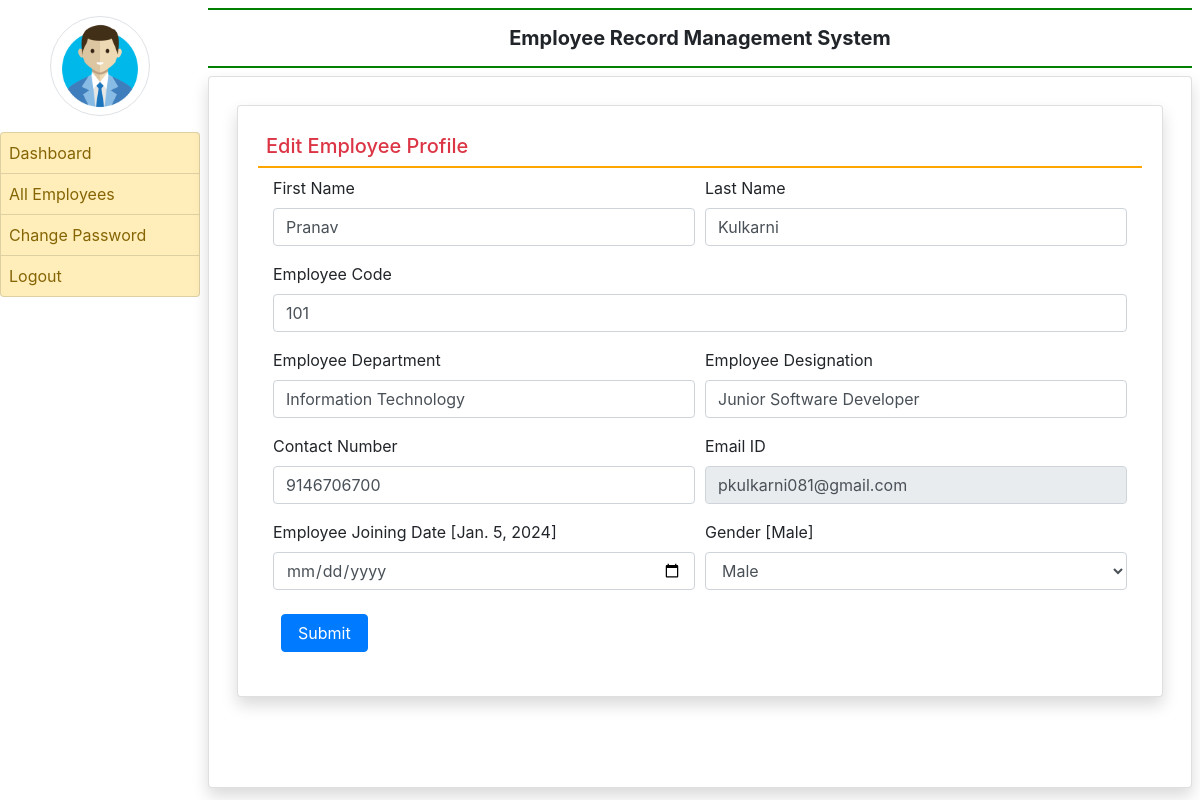
Screenshot of /edit_profile/8 (signed in) with the database file from the repository.
### employee/models.py (models this page shows, shortened)
class EmployeeDetail(models.Model):
    user = models.ForeignKey(User, on_delete=models.CASCADE, null=True)
    empcode = models.CharField(max_length=100, null=True)
    empdept = models.CharField(max_length=100,null=True)
    designation = models.CharField(max_length=100,null=True)
    contact = models.CharField(max_length=15, null=True)
    gender = models.CharField(max_length=20,null=True)
    joiningdate = models.DateField(null=True)

### employee/views.py (the view, shortened to what this page needs)
# urls.py: path('edit_profile/<int:pid>',edit_profile, name='edit_profile'),
def edit_profile(request,pid):
    if not request.user.is_authenticated:
        return redirect('admin_login')
    error = ""
    employee = EmployeeDetail.objects.get(id=pid)
    d = {'error': error,'employee': employee}
    return render(request, 'edit_profile.html',d)

### employee/templates/edit_profile.html (shortened to what this page needs)
{% extends 'admin_base.html' %}
{% block main  %}
<div class="card shadow m-2">
    <div class="card-body">
        <h5 class="p-2 text-danger" style="border-bottom: 2px solid orange;">Edit Employee Profile</h5>
<div class="container-fluid">
<form method="POST" name = "signup" onsubmit="return checkpass();">
    <div class="form-row">
        <div class="col-sm-6">
            <div class="form-group">
                <label>First Name</label>
                <input type="text" name="firstname" placeholder="Enter First Name"  class="form-control"  value="{{employee.user.first_name}}" pattern="[A-Za-z]+">
            </div>
        </div>
        <div class="col-sm-6">
            <div class="form-group">
                <label>Last Name</label>
                <input type="text" name="lastname" placeholder="Enter Last Name"  class="form-control" value="{{employee.user.last_name}}" pattern="[A-Za-z]+">
            </div>
        </div>
        <div class="col-sm-12">
            <div class="form-group">
                <label>Employee Code</label>
                <input type="text" name="empcode" value="{{employee.empcode}}" placeholder="Employee Code" required class="form-control" pattern="[0-9]+">
            </div>
        </div>
        <div class="col-sm-6">
            <div class="form-group">
                <label>Employee Department</label>
                <input type="text" name="department" value="{{employee.empdept}}" placeholder="Department" required class="form-control">
            </div>
        </div>
         <div class="col-sm-6">
            <div class="form-group">
                <label>Employee Designation</label>
                <input type="text" name="designation" value="{{employee.designation}}" placeholder="Designation" class="form-control">
            </div>
        </div>
        <div class="col-sm-6">
            <div class="form-group">
                <label>Contact Number</label>
                <input type="text" name="contact" placeholder="Contact Number"  value="{{employee.contact}}" class="form-control">
            </div>
        </div>
        <div class="col-sm-6">
            <div class="form-group">
                <label>Email ID</label>
                <input type="email" name="emailid" value = "{{employee.user.username}}" placeholder="Email ID"  class="form-control" readonly>
            </div>
        </div>
         <div class="col-sm-6">
            <div class="form-group">
                <label>Employee Joining Date [{{employee.joiningdate}}]</label>
                <input type="date" name="jdate" class="form-control">
            </div>
        </div>
         <div class="col-sm-6">
            <div class="form-group">
                <label>Gender [{{employee.gender}}]</label>
                <select name="gender" class="form-control">
                     {% if employee.gender == 'Male' %}
                <option value="Male" selected>Male</option>
                     {% endif %}
            </select>
            </div>
        </div>
    </div>
    <input type="submit" value="Submit" class="m-2 px-3 btn btn-primary">
</form>
</div>
</div>
</div>
{% endblock %}

### rows the page displays
EmployeeDetail: firstname "Pranav", lastname "Kulkarni", empcode "101", department "Information Technology", designation "Junior Software Developer", contact "9146706700", emailid "pkulkarni081@gmail.com", joiningdate "Jan. 5, 2024", gender "Male"
